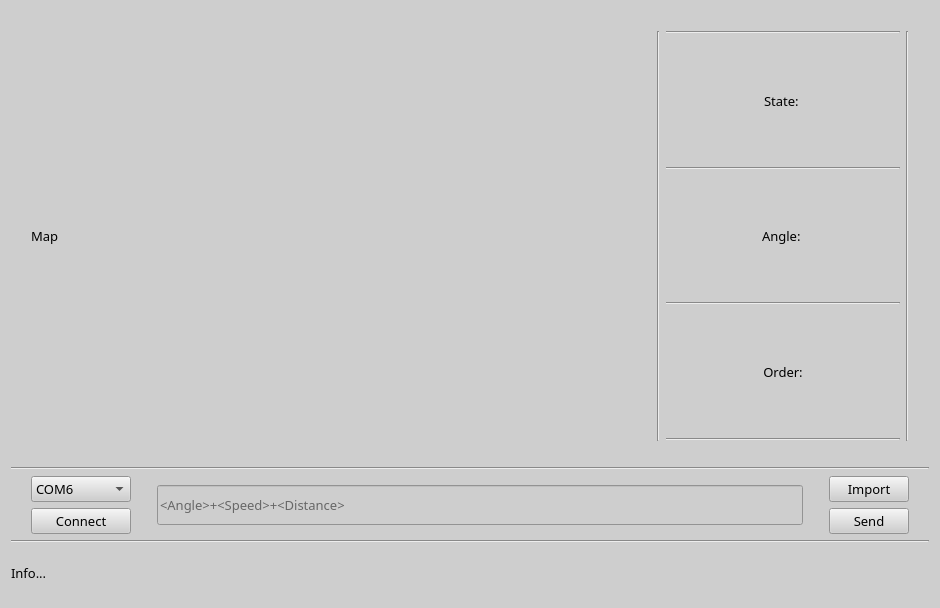
<?xml version="1.0" encoding="UTF-8"?>
<ui version="4.0">
 <class>TI_RSLK</class>
 <widget class="QWidget" name="TI_RSLK">
  <property name="geometry">
   <rect>
    <x>0</x>
    <y>0</y>
    <width>940</width>
    <height>608</height>
   </rect>
  </property>
  <property name="font">
   <font>
    <family>微软雅黑</family>
    <pointsize>10</pointsize>
    <weight>50</weight>
    <bold>false</bold>
   </font>
  </property>
  <property name="windowTitle">
   <string>TI-RSLK小车助手</string>
  </property>
  <property name="styleSheet">
   <string notr="true">background-color: rgb(206, 206, 206);</string>
  </property>
  <layout class="QHBoxLayout" name="horizontalLayout">
   <item>
    <layout class="QVBoxLayout" name="verticalLayout_2">
     <item>
      <layout class="QHBoxLayout" name="horizontalLayout_4">
       <item>
        <spacer name="horizontalSpacer_2">
         <property name="orientation">
          <enum>Qt::Horizontal</enum>
         </property>
         <property name="sizeType">
          <enum>QSizePolicy::Minimum</enum>
         </property>
         <property name="sizeHint" stdset="0">
          <size>
           <width>20</width>
           <height>20</height>
          </size>
         </property>
        </spacer>
       </item>
       <item>
        <widget class="QLabel" name="lbl_Map">
         <property name="minimumSize">
          <size>
           <width>600</width>
           <height>450</height>
          </size>
         </property>
         <property name="maximumSize">
          <size>
           <width>800</width>
           <height>600</height>
          </size>
         </property>
         <property name="font">
          <font>
           <family>微软雅黑</family>
           <pointsize>10</pointsize>
          </font>
         </property>
         <property name="text">
          <string>Map</string>
         </property>
        </widget>
       </item>
       <item>
        <spacer name="horizontalSpacer_6">
         <property name="orientation">
          <enum>Qt::Horizontal</enum>
         </property>
         <property name="sizeType">
          <enum>QSizePolicy::Minimum</enum>
         </property>
         <property name="sizeHint" stdset="0">
          <size>
           <width>20</width>
           <height>20</height>
          </size>
         </property>
        </spacer>
       </item>
       <item>
        <layout class="QVBoxLayout" name="verticalLayout_3">
         <item>
          <spacer name="verticalSpacer">
           <property name="orientation">
            <enum>Qt::Vertical</enum>
           </property>
           <property name="sizeType">
            <enum>QSizePolicy::Fixed</enum>
           </property>
           <property name="sizeHint" stdset="0">
            <size>
             <width>20</width>
             <height>20</height>
            </size>
           </property>
          </spacer>
         </item>
         <item>
          <layout class="QHBoxLayout" name="horizontalLayout_2">
           <item>
            <widget class="Line" name="line_7">
             <property name="orientation">
              <enum>Qt::Vertical</enum>
             </property>
            </widget>
           </item>
           <item>
            <layout class="QVBoxLayout" name="verticalLayout_5">
             <item>
              <widget class="Line" name="line_2">
               <property name="orientation">
                <enum>Qt::Horizontal</enum>
               </property>
              </widget>
             </item>
             <item>
              <widget class="QLabel" name="lbl_State">
               <property name="minimumSize">
                <size>
                 <width>200</width>
                 <height>100</height>
                </size>
               </property>
               <property name="font">
                <font>
                 <family>微软雅黑</family>
                 <pointsize>10</pointsize>
                </font>
               </property>
               <property name="text">
                <string>State: </string>
               </property>
               <property name="alignment">
                <set>Qt::AlignCenter</set>
               </property>
              </widget>
             </item>
             <item>
              <widget class="Line" name="line">
               <property name="orientation">
                <enum>Qt::Horizontal</enum>
               </property>
              </widget>
             </item>
             <item>
              <widget class="QLabel" name="lbl_Angle">
               <property name="minimumSize">
                <size>
                 <width>120</width>
                 <height>100</height>
                </size>
               </property>
               <property name="font">
                <font>
                 <family>微软雅黑</family>
                 <pointsize>10</pointsize>
                </font>
               </property>
               <property name="text">
                <string>Angle: </string>
               </property>
               <property name="alignment">
                <set>Qt::AlignCenter</set>
               </property>
              </widget>
             </item>
             <item>
              <widget class="Line" name="line_3">
               <property name="orientation">
                <enum>Qt::Horizontal</enum>
               </property>
              </widget>
             </item>
             <item>
              <widget class="QLabel" name="lbl_CurrentOrder">
               <property name="minimumSize">
                <size>
                 <width>120</width>
                 <height>100</height>
                </size>
               </property>
               <property name="font">
                <font>
                 <family>微软雅黑</family>
                 <pointsize>10</pointsize>
                 <weight>50</weight>
                 <bold>false</bold>
                </font>
               </property>
               <property name="text">
                <string>Order:</string>
               </property>
               <property name="alignment">
                <set>Qt::AlignCenter</set>
               </property>
              </widget>
             </item>
             <item>
              <widget class="Line" name="line_4">
               <property name="orientation">
                <enum>Qt::Horizontal</enum>
               </property>
              </widget>
             </item>
            </layout>
           </item>
           <item>
            <widget class="Line" name="line_8">
             <property name="orientation">
              <enum>Qt::Vertical</enum>
             </property>
            </widget>
           </item>
          </layout>
         </item>
         <item>
          <spacer name="verticalSpacer_2">
           <property name="orientation">
            <enum>Qt::Vertical</enum>
           </property>
           <property name="sizeType">
            <enum>QSizePolicy::Fixed</enum>
           </property>
           <property name="sizeHint" stdset="0">
            <size>
             <width>20</width>
             <height>20</height>
            </size>
           </property>
          </spacer>
         </item>
        </layout>
       </item>
       <item>
        <spacer name="horizontalSpacer_5">
         <property name="orientation">
          <enum>Qt::Horizontal</enum>
         </property>
         <property name="sizeType">
          <enum>QSizePolicy::Minimum</enum>
         </property>
         <property name="sizeHint" stdset="0">
          <size>
           <width>20</width>
           <height>20</height>
          </size>
         </property>
        </spacer>
       </item>
      </layout>
     </item>
     <item>
      <widget class="Line" name="line_5">
       <property name="orientation">
        <enum>Qt::Horizontal</enum>
       </property>
      </widget>
     </item>
     <item>
      <layout class="QHBoxLayout" name="horizontalLayout_3">
       <item>
        <spacer name="horizontalSpacer_4">
         <property name="orientation">
          <enum>Qt::Horizontal</enum>
         </property>
         <property name="sizeType">
          <enum>QSizePolicy::Minimum</enum>
         </property>
         <property name="sizeHint" stdset="0">
          <size>
           <width>20</width>
           <height>20</height>
          </size>
         </property>
        </spacer>
       </item>
       <item>
        <layout class="QVBoxLayout" name="verticalLayout_4">
         <item>
          <widget class="QComboBox" name="cbx_ComSelect">
           <property name="minimumSize">
            <size>
             <width>100</width>
             <height>0</height>
            </size>
           </property>
           <property name="maximumSize">
            <size>
             <width>100</width>
             <height>16777215</height>
            </size>
           </property>
           <property name="font">
            <font>
             <family>微软雅黑</family>
             <pointsize>10</pointsize>
            </font>
           </property>
           <property name="whatsThis">
            <string>&lt;html&gt;&lt;head/&gt;&lt;body&gt;&lt;p&gt;端口号&lt;/p&gt;&lt;/body&gt;&lt;/html&gt;</string>
           </property>
           <item>
            <property name="text">
             <string>COM6</string>
            </property>
           </item>
           <item>
            <property name="text">
             <string>COM7</string>
            </property>
           </item>
           <item>
            <property name="text">
             <string>COM3</string>
            </property>
           </item>
           <item>
            <property name="text">
             <string>COM4</string>
            </property>
           </item>
           <item>
            <property name="text">
             <string>COM5</string>
            </property>
           </item>
          </widget>
         </item>
         <item>
          <widget class="QPushButton" name="pbtn_Connect">
           <property name="minimumSize">
            <size>
             <width>100</width>
             <height>0</height>
            </size>
           </property>
           <property name="maximumSize">
            <size>
             <width>100</width>
             <height>16777215</height>
            </size>
           </property>
           <property name="font">
            <font>
             <family>微软雅黑</family>
             <pointsize>10</pointsize>
            </font>
           </property>
           <property name="whatsThis">
            <string>&lt;html&gt;&lt;head/&gt;&lt;body&gt;&lt;p&gt;连接&lt;/p&gt;&lt;/body&gt;&lt;/html&gt;</string>
           </property>
           <property name="text">
            <string>Connect</string>
           </property>
          </widget>
         </item>
        </layout>
       </item>
       <item>
        <spacer name="horizontalSpacer">
         <property name="orientation">
          <enum>Qt::Horizontal</enum>
         </property>
         <property name="sizeType">
          <enum>QSizePolicy::Minimum</enum>
         </property>
         <property name="sizeHint" stdset="0">
          <size>
           <width>20</width>
           <height>20</height>
          </size>
         </property>
        </spacer>
       </item>
       <item>
        <widget class="QLineEdit" name="ledt_SendMsg">
         <property name="minimumSize">
          <size>
           <width>0</width>
           <height>40</height>
          </size>
         </property>
         <property name="font">
          <font>
           <family>微软雅黑</family>
           <pointsize>10</pointsize>
          </font>
         </property>
         <property name="text">
          <string/>
         </property>
         <property name="placeholderText">
          <string>&lt;Angle&gt;+&lt;Speed&gt;+&lt;Distance&gt;</string>
         </property>
        </widget>
       </item>
       <item>
        <spacer name="horizontalSpacer_3">
         <property name="orientation">
          <enum>Qt::Horizontal</enum>
         </property>
         <property name="sizeType">
          <enum>QSizePolicy::Minimum</enum>
         </property>
         <property name="sizeHint" stdset="0">
          <size>
           <width>20</width>
           <height>20</height>
          </size>
         </property>
        </spacer>
       </item>
       <item>
        <layout class="QVBoxLayout" name="verticalLayout">
         <item>
          <widget class="QPushButton" name="pbtn_Import">
           <property name="minimumSize">
            <size>
             <width>80</width>
             <height>0</height>
            </size>
           </property>
           <property name="font">
            <font>
             <family>微软雅黑</family>
             <pointsize>10</pointsize>
            </font>
           </property>
           <property name="text">
            <string>Import</string>
           </property>
          </widget>
         </item>
         <item>
          <widget class="QPushButton" name="pbtn_Send">
           <property name="minimumSize">
            <size>
             <width>80</width>
             <height>0</height>
            </size>
           </property>
           <property name="font">
            <font>
             <family>微软雅黑</family>
             <pointsize>10</pointsize>
            </font>
           </property>
           <property name="whatsThis">
            <string>&lt;html&gt;&lt;head/&gt;&lt;body&gt;&lt;p&gt;发送&lt;/p&gt;&lt;/body&gt;&lt;/html&gt;</string>
           </property>
           <property name="text">
            <string>Send</string>
           </property>
          </widget>
         </item>
        </layout>
       </item>
       <item>
        <spacer name="horizontalSpacer_7">
         <property name="orientation">
          <enum>Qt::Horizontal</enum>
         </property>
         <property name="sizeType">
          <enum>QSizePolicy::Minimum</enum>
         </property>
         <property name="sizeHint" stdset="0">
          <size>
           <width>20</width>
           <height>20</height>
          </size>
         </property>
        </spacer>
       </item>
      </layout>
     </item>
     <item>
      <widget class="Line" name="line_6">
       <property name="orientation">
        <enum>Qt::Horizontal</enum>
       </property>
      </widget>
     </item>
     <item>
      <widget class="QLabel" name="lbl_Info">
       <property name="font">
        <font>
         <family>微软雅黑</family>
         <pointsize>10</pointsize>
        </font>
       </property>
       <property name="text">
        <string>Info...</string>
       </property>
      </widget>
     </item>
    </layout>
   </item>
  </layout>
 </widget>
 <resources/>
 <connections>
  <connection>
   <sender>cbx_ComSelect</sender>
   <signal>currentTextChanged(QString)</signal>
   <receiver>TI_RSLK</receiver>
   <slot>cbx_ComSelect_currentTextChanged()</slot>
   <hints>
    <hint type="sourcelabel">
     <x>128</x>
     <y>512</y>
    </hint>
    <hint type="destinationlabel">
     <x>0</x>
     <y>0</y>
    </hint>
   </hints>
  </connection>
  <connection>
   <sender>ledt_SendMsg</sender>
   <signal>returnPressed()</signal>
   <receiver>TI_RSLK</receiver>
   <slot>ledt__SendMsg_returnPressed()</slot>
   <hints>
    <hint type="sourcelabel">
     <x>182</x>
     <y>502</y>
    </hint>
    <hint type="destinationlabel">
     <x>228</x>
     <y>0</y>
    </hint>
   </hints>
  </connection>
  <connection>
   <sender>pbtn_Send</sender>
   <signal>clicked()</signal>
   <receiver>TI_RSLK</receiver>
   <slot>pbtn_Send_clicked()</slot>
   <hints>
    <hint type="sourcelabel">
     <x>898</x>
     <y>553</y>
    </hint>
    <hint type="destinationlabel">
     <x>301</x>
     <y>0</y>
    </hint>
   </hints>
  </connection>
  <connection>
   <sender>pbtn_Import</sender>
   <signal>clicked()</signal>
   <receiver>TI_RSLK</receiver>
   <slot>pbtn_Import_clicked()</slot>
   <hints>
    <hint type="sourcelabel">
     <x>898</x>
     <y>514</y>
    </hint>
    <hint type="destinationlabel">
     <x>488</x>
     <y>0</y>
    </hint>
   </hints>
  </connection>
  <connection>
   <sender>pbtn_Connect</sender>
   <signal>clicked()</signal>
   <receiver>TI_RSLK</receiver>
   <slot>pbtn_Connect_clicked()</slot>
   <hints>
    <hint type="sourcelabel">
     <x>89</x>
     <y>552</y>
    </hint>
    <hint type="destinationlabel">
     <x>71</x>
     <y>-7</y>
    </hint>
   </hints>
  </connection>
 </connections>
 <slots>
  <slot>pbtn_Connect_clicked()</slot>
  <slot>cbx_ComSelect_currentTextChanged()</slot>
  <slot>ledt__SendMsg_returnPressed()</slot>
  <slot>pbtn_Send_clicked()</slot>
  <slot>pbtn_Import_clicked()</slot>
  <slot>pbtn_Min_clicked()</slot>
  <slot>pbtn_Max_clicked()</slot>
  <slot>pbtn_Close_clicked()</slot>
 </slots>
</ui>
